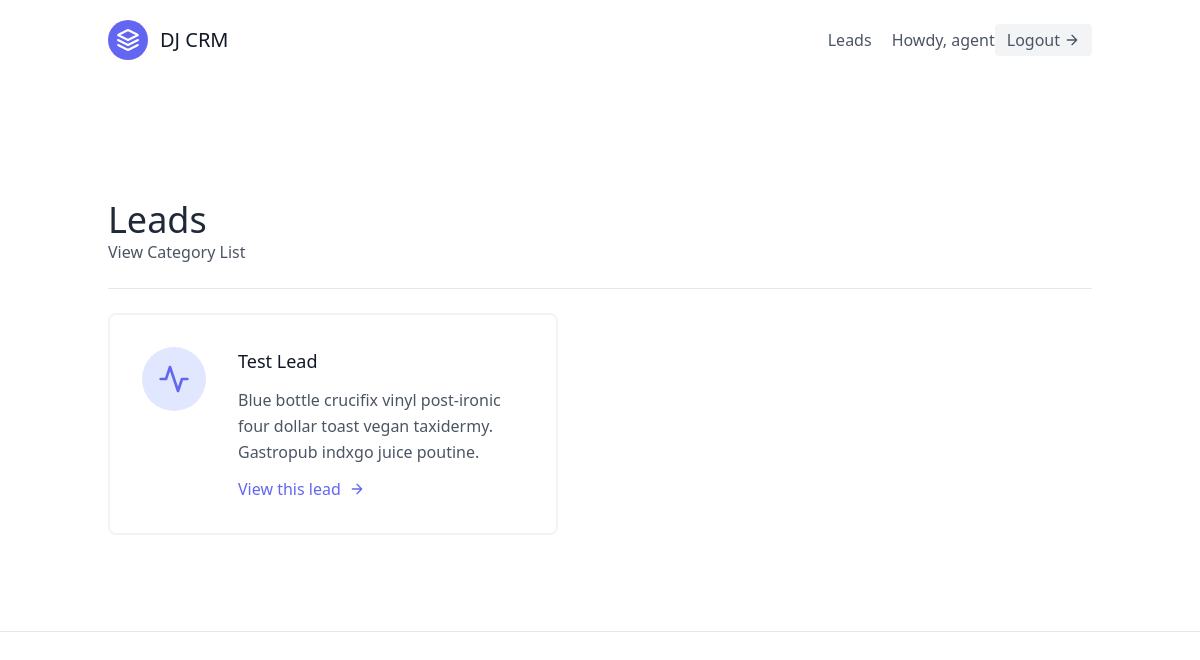
Page /leads/ (signed in) on the committed database.
### leads/models.py (models this page shows, shortened)
class User(AbstractUser):
    is_organizor = models.BooleanField(default=True)
    is_agent = models.BooleanField(default=False)

class Lead(models.Model):
    first_name = models.CharField(max_length=20)
    last_name = models.CharField(max_length=20)
    age = models.IntegerField(default=0)
    organization = models.ForeignKey(UserProfile, on_delete=models.CASCADE)
    agent = models.ForeignKey("Agent", null=True, blank=True, on_delete=models.SET_NULL)
    category = models.ForeignKey("Category", related_name="leads", null=True, blank=True, on_delete=models.SET_NULL)

### leads/views.py (the view, shortened to what this page needs)
# urls.py: path('', LeadListView.as_view(), name='lead-list'),
class LeadListView(LoginRequiredMixin, generic.ListView):
    template_name = 'leads/lead_list.html'
    context_object_name = "leads"
    def get_queryset(self):
        user = self.request.user
        if user.is_organizor:
            queryset = Lead.objects.filter(
                organization=user.userprofile,
                agent__isnull=False
            )
        else:
            queryset = Lead.objects.filter(organization=user.agent.organization)
            queryset = queryset.filter(agent__user=user)
        return queryset
    def get_context_data(self, **kwargs):
        context = super(LeadListView, self).get_context_data(**kwargs)
        user = self.request.user
        return context

### leads/templates/leads/lead_list.html (shortened to what this page needs)
{% extends 'base.html' %}
{% block content %}
<section class="text-gray-600 body-font">
  <div class="container px-5 py-24 mx-auto flex flex-wrap">
    <div class="w-full mb-6 py-6 flex justify-between items-center border-b border-gray-200">
      <div>
        <h1 class="text-4xl text-gray-800">Leads</h1>
        <a class="hover:text-blue-500" href="{% url 'leads:category-list' %}">
          View Category List
        </a>
      </div>
    </div>
    <div class="flex flex-wrap -m-4">
      {% for lead in leads %}
      <div class="p-4 lg:w-1/2 md:w-full">
        <div class="flex border-2 rounded-lg border-gray-200 border-opacity-50 p-8 sm:flex-row flex-col">
          <div class="w-16 h-16 sm:mr-8 sm:mb-0 mb-4 inline-flex items-center justify-center rounded-full bg-indigo-100 text-indigo-500 flex-shrink-0">
            <svg fill="none" stroke="currentColor" stroke-linecap="round" stroke-linejoin="round" stroke-width="2" class="w-8 h-8" viewBox="0 0 24 24">
              <path d="M22 12h-4l-3 9L9 3l-3 9H2"></path>
            </svg>
          </div>
          <div class="flex-grow">
            <h2 class="text-gray-900 text-lg title-font font-medium mb-3">
              {{ lead.first_name }} {{lead.last_name}}
            </h2>
              <p class="leading-relaxed text-base">Blue bottle crucifix vinyl post-ironic four dollar toast vegan taxidermy. Gastropub indxgo juice poutine.</p>
              <a href="{% url 'leads:lead-detail' lead.pk %}" class="mt-3 text-indigo-500 inline-flex items-center">
                View this lead
                <svg fill="none" stroke="currentColor" stroke-linecap="round" stroke-linejoin="round" stroke-width="2" class="w-4 h-4 ml-2" viewBox="0 0 24 24">
                  <path d="M5 12h14M12 5l7 7-7 7"></path>
                </svg>
            </a>
          </div>
        </div>
      </div>
      {% endfor %}
    </div>
    </div>
  </div>
  <hr>
{% endblock content %}

### templates/navbar.html (shortened to what this page needs)
<header class="text-gray-600 body-font">
    <div class="container mx-auto flex flex-wrap p-5 flex-col md:flex-row items-center">
      <a class="flex title-font font-medium items-center text-gray-900 mb-4 md:mb-0">
        <svg xmlns="http://www.w3.org/2000/svg" fill="none" stroke="currentColor" stroke-linecap="round" stroke-linejoin="round" stroke-width="2" class="w-10 h-10 text-white p-2 bg-indigo-500 rounded-full" viewBox="0 0 24 24">
          <path d="M12 2L2 7l10 5 10-5-10-5zM2 17l10 5 10-5M2 12l10 5 10-5"></path>
        </svg>
        <span class="ml-3 text-xl">DJ CRM</span>
      </a>
      <nav class="md:ml-auto flex flex-wrap items-center text-base justify-center">
        {% if not request.user.is_authenticated %}
          <a href="{% url 'signup' %}" class="mr-5 hover:text-gray-900">Sign Up</a>
        {% else %}
          <a href="{% url 'leads:lead-list' %}" class="mr-5 hover:text-gray-900">Leads</a>
        {% endif %}
      </nav>
      {% if request.user.is_authenticated %}
        Howdy, {{ request.user.username }}
        <a href="{% url 'logout' %}" class="inline-flex items-center bg-gray-100 border-0 py-1 px-3 focus:outline-none hover:bg-gray-200 rounded text-base mt-4 md:mt-0">
          Logout
        <svg fill="none" stroke="currentColor" stroke-linecap="round" stroke-linejoin="round" stroke-width="2" class="w-4 h-4 ml-1" viewBox="0 0 24 24">
          <path d="M5 12h14M12 5l7 7-7 7"></path>
        </svg>
      </a>
      {% endif %}
    </div>
  </header>

### rows in the picture
User: user.username "agent"
Lead: first_name "Test", last_name "Lead"
